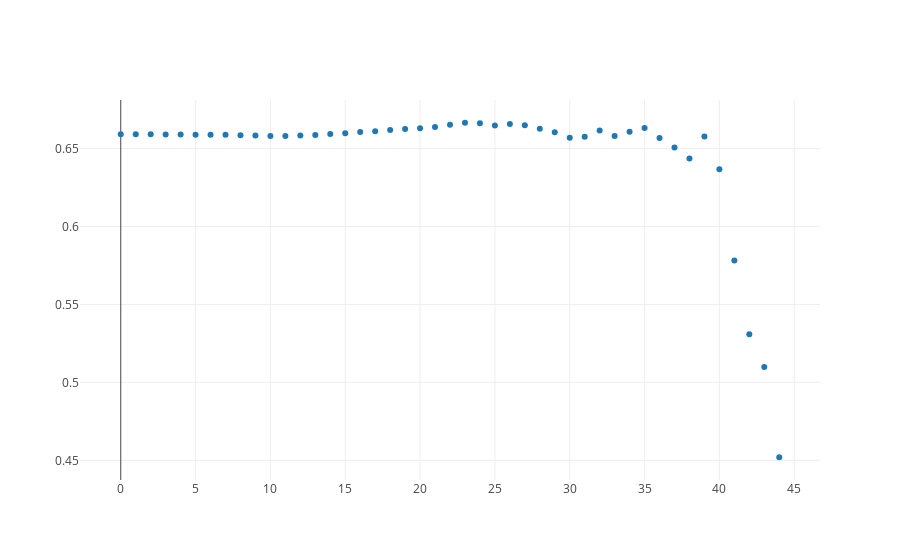

Notebook code cell kept with this figure:
### Code cell
from graph import trace_values, plot
score_trace = trace_values(x_value_range[-50:], grid_scores[-50:])
plot([score_trace])

### Figure 1 — Plotly figure (JSON) as saved in the notebook; plotly's stock layout.template omitted (floating-point values rounded to 4 significant figures)
{"data": [{"mode": "markers", "name": "data", "text": [], "type": "scatter", "uid": "83038d57-21e3-411c-9111-5731e86aea47", "x": [44, 43, 42, 41, 40, 39, 38, 37, 36, 35, 34, 33, 32, 31, 30, 29, 28, 27, 26, 25, 24, 23, 22, 21, 20, 19, 18, 17, 16, 15, 14, 13, 12, 11, 10, 9, 8, 7, 6, 5, 4, 3, 2, 1, 0], "y": [0.452, 0.5099, 0.5309, 0.5782, 0.6368, 0.6577, 0.6437, 0.6508, 0.6568, 0.6632, 0.6609, 0.6581, 0.6617, 0.6576, 0.657, 0.6606, 0.6627, 0.665, 0.6658, 0.6649, 0.6663, 0.6666, 0.6653, 0.664, 0.6632, 0.6627, 0.6619, 0.6612, 0.6606, 0.6599, 0.6594, 0.6588, 0.6584, 0.6581, 0.6581, 0.6585, 0.6586, 0.659, 0.6589, 0.659, 0.6591, 0.6591, 0.6592, 0.6592, 0.6592]}], "layout": {}}
